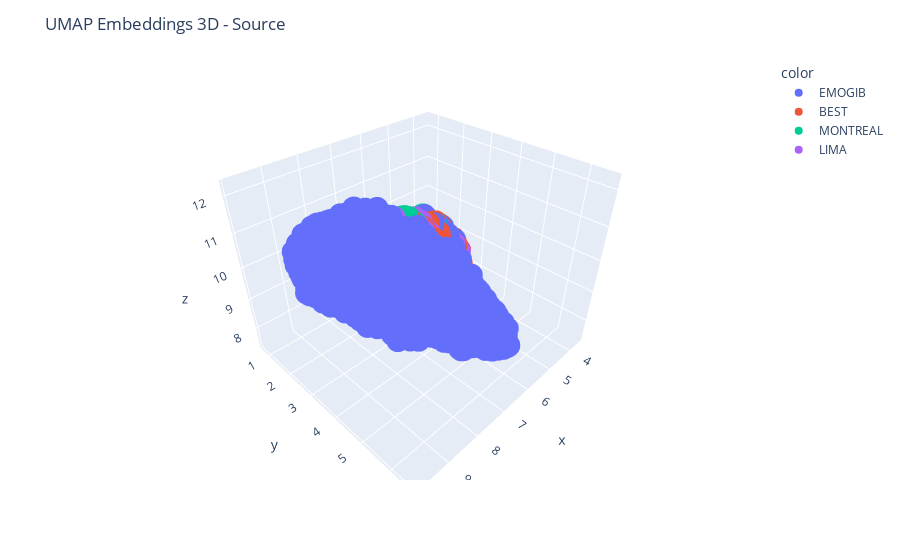

Source (notebook cell):
### Code cell
# plot in 3d with plotly
import plotly.express as px

fig = px.scatter_3d(x=umap_projections_3d[:, 0], y=umap_projections_3d[:, 1], z=umap_projections_3d[:, 2], color=df['source'])
fig.update_layout(title='UMAP Embeddings 3D - Source')
fig.show()
